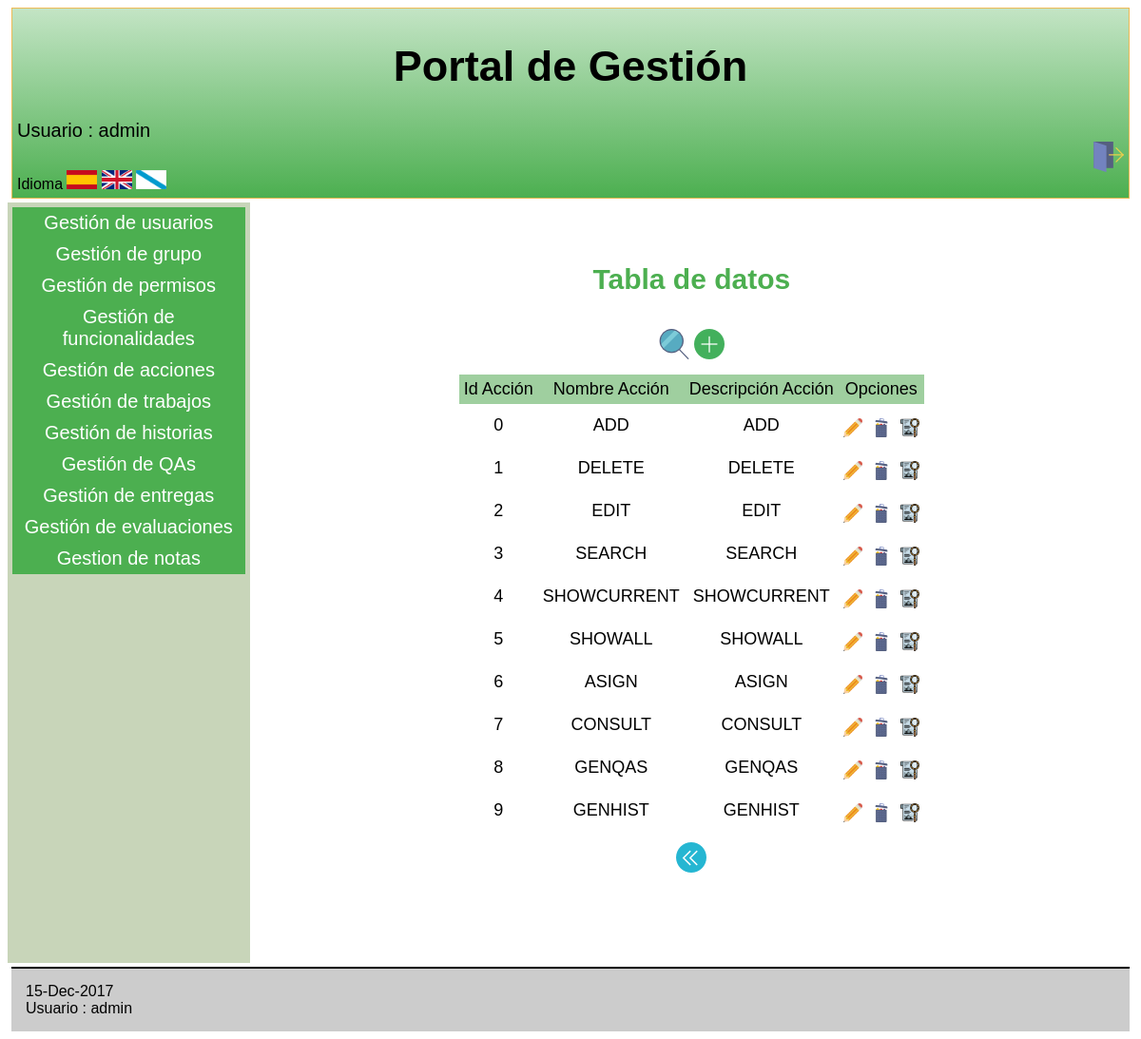
The page /Controllers/ACCION_CONTROLLER.php (signed in) on the database as committed earlier.
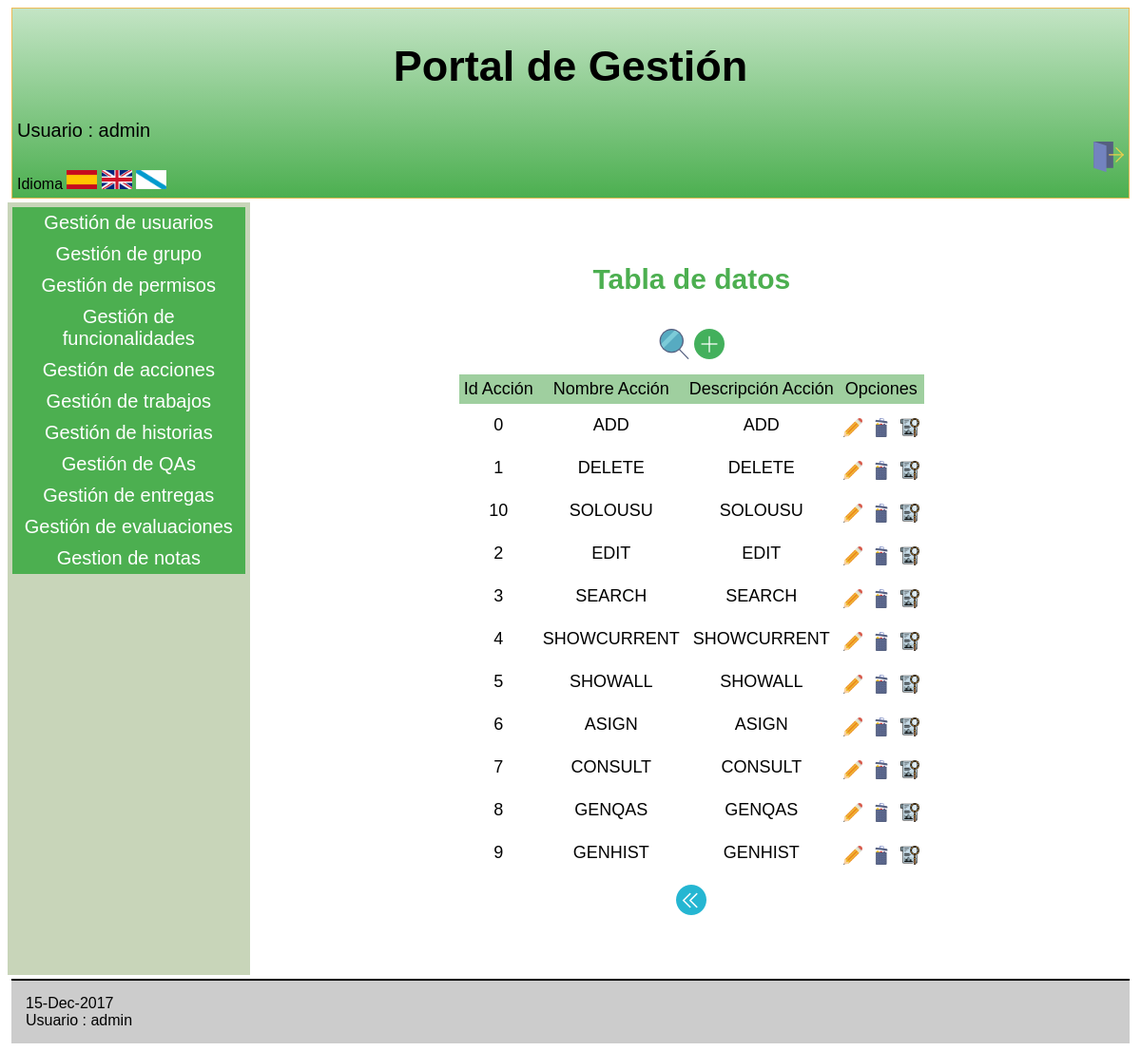
The same page on the database as committed later.
### tables this page shows
CREATE TABLE `ACCION` (
  `IdAccion` varchar(6) NOT NULL,
  `NombreAccion` varchar(60) NOT NULL,
  `DescripAccion` varchar(100) NOT NULL
);

### Controllers/ACCION_CONTROLLER.php (called while the page is built, shortened)
<?php
include '../Models/ACCION_MODEL.php';
include '../Views/ACCION/ACCION_SHOWALL_View.php';
switch ( $_REQUEST[ 'action' ] ) {
	default:
		$USUARIO = new USU_GRUPO(  $_SESSION[ 'login' ], '', '', '', '', '', '', '','');
		$ADMIN = $USUARIO->comprobarAdmin();
			if($ADMIN == true){
				if ( !$_POST ) {
			$ACCION = new ACCION( '', '', '');
		} else {
			$ACCION = get_data_form();
		}
		$datos = $ACCION->SEARCH();
		$lista = array('IdAccion','NombreAccion','DescripAccion');
		$PERMISO = $USUARIO->comprobarPermisos();
		new ACCION_SHOWALL( $lista, $datos,$PERMISO,true);
			}
}
?>

### Models/ACCION_MODEL.php (called while the page is built, shortened)
<?php
class ACCION{
    var $IdAccion;
    var $NombreAccion;
    var $DescripAccion;
    function __construct($IdAccion,$NombreAccion,$DescripAccion){
        $this->IdAccion=$IdAccion;
        $this->NombreAccion=$NombreAccion;
        $this->DescripAccion=$DescripAccion;
		      include_once '../Functions/BdAdmin.php';
		      $this->mysqli = ConectarBD();
    }
	function SEARCH() {
		$sql = "select IdAccion,
                        NombreAccion,
                        DescripAccion
       			from ACCION
    			where
    				(
					(BINARY IdAccion LIKE '%$this->IdAccion%') &&
                    (BINARY NombreAccion LIKE '%$this->NombreAccion%') &&
                    (BINARY DescripAccion LIKE '%$this->DescripAccion%')
    				)";
		if ( !( $resultado = $this->mysqli->query( $sql ) ) ) {
			return 'Error en la consulta sobre la base de datos';
		} else {
			return $resultado;
		}
	}
    }
?>

### Functions/BdAdmin.php (called while the page is built, shortened)
<?php
function ConectarBD()
	{
	    $mysqli = new mysqli("localhost", "userET3", "passET3", "IUET32017");
		return $mysqli;
	}
?>

### Views/ACCION/ACCION_SHOWALL_View.php (the view, shortened to what this page needs)
<?php
class ACCION_SHOWALL {
	function __construct( $lista, $datos, $PERMISO,$admin) {
		$this->lista = $lista;
		$this->datos = $datos;
		$this->PERMISO = $PERMISO;
		$this->admin = $admin;
		$this->render($this->lista,$this->datos,$this->PERMISO,$this->admin);
	}
	function render($lista,$datos,$PERMISO,$admin){
		$this->datos = $datos;
	if($admin==true){
			    $ADD=true;
			    $DELETE=true;
			    $EDIT=true;
			    $SEARCH=true;
			    $SHOW=true;
	}
		include '../Views/Header.php';
?>
		<div class="seccion">
			<h2>
				<?php echo $strings['Tabla de datos'];?>
			</h2>
			<table>
				<caption style="margin-bottom:10px;">
					<form action='../Controllers/ACCION_CONTROLLER.php'>
<?php if($SEARCH==true){  ?>
						<button type="submit" name="action" value="SEARCH"><img src="../Views/icon/buscar.png" alt="BUSCAR" /></button>
<?php }
		if($ADD==true){  ?>
						<button type="submit" name="action" value="ADD"><img src="../Views/icon/añadir.png" alt="AÑADIR" /></button>
<?php } ?>
					</form>
				</caption>
				<tr>
<?php
					foreach ( $lista as $atributo ) {
?>
					<th>
						<?php echo $strings[$atributo]?>
					</th>
<?php
					}
   if($EDIT==true || $SHOW==true || $DELETE==true){
?>
					<th colspan="3" >
						<?php echo $strings['Opciones']?>
					</th>
<?php } ?>
				</tr>
<?php
				while ( $fila = mysqli_fetch_array( $this->datos ) ) {
?>
				<tr>
<?php
					foreach ( $lista as $atributo ) {
?>
					<td>
<?php
							echo $fila[ $atributo ];
?>
					</td>
<?php
					}
?>
					<td>
						<form action="../Controllers/ACCION_CONTROLLER.php" method="get" style="display:inline" >
                            <?php if($EDIT==true){ ?>
								<button type="submit" name="action" value="EDIT" ><img src="../Views/icon/modificar.png" alt="<?php echo $strings['Modificar']?>" width="20" height="20" /></button>
						    <?php } ?>
					<td>
							<?php if($DELETE==true){ ?>
								<button type="submit" name="action" value="DELETE" ><img src="../Views/icon/eliminar.png" alt="<?php echo $strings['Eliminar']?>" width="20" height="20" /></button>
							<?php } ?>
					<td>
							<?php if($SHOW==true){ ?>
								<button type="submit" name="action" value="SHOWCURRENT" ><img src="../Views/icon/verDetalles.png" alt="<?php echo $strings['Ver en detalle']?>" width="20" height="20"/></button>
							<?php } ?>
						</form>
				</tr>
<?php
				}
?>
			</table>
			<form action='../Controllers/ACCION_CONTROLLER.php' method="post">
				<button type="submit"><img src="../Views/icon/atras.png" alt="<?php echo $strings['Atras']?>" /></button>
			</form>
		</div>
<?php
		include '../Views/Footer.php';
		}
		}
?>

Rows that differ between the two databases and show on the page:
added accion: IdAccion "10", NombreAccion "SOLOUSU", DescripAccion "SOLOUSU"
